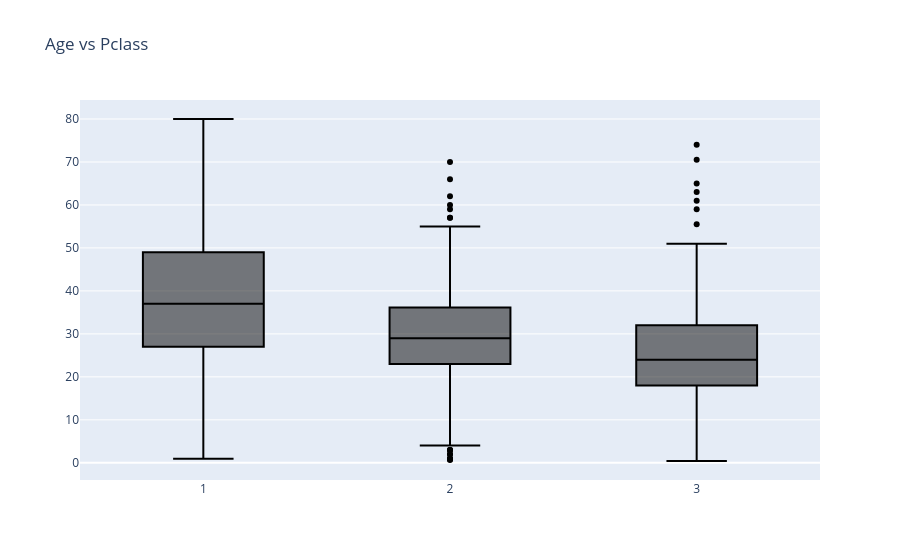

Notebook code for this chart:
### Code cell
#Box plot andsScatter plot 
trace=go.Box(x=data['Pclass'],
             y=data['Age'],
             marker={'color':'black'})
layout=go.Layout(title="Age vs Pclass")
fig=go.Figure(data=trace,layout=layout)
fig

### Figure 1 — Plotly figure (JSON) as saved in the notebook; plotly's stock layout.template omitted (floating-point values rounded to 4 significant figures; data arrays with more than 128 entries replaced by an {"elided": "..."} marker saying what was removed)
{"data": [{"marker": {"color": "black"}, "type": "box", "x": {"elided": "891 int values"}, "y": {"elided": "891 float values"}}], "layout": {"title": {"text": "Age vs Pclass"}}}
